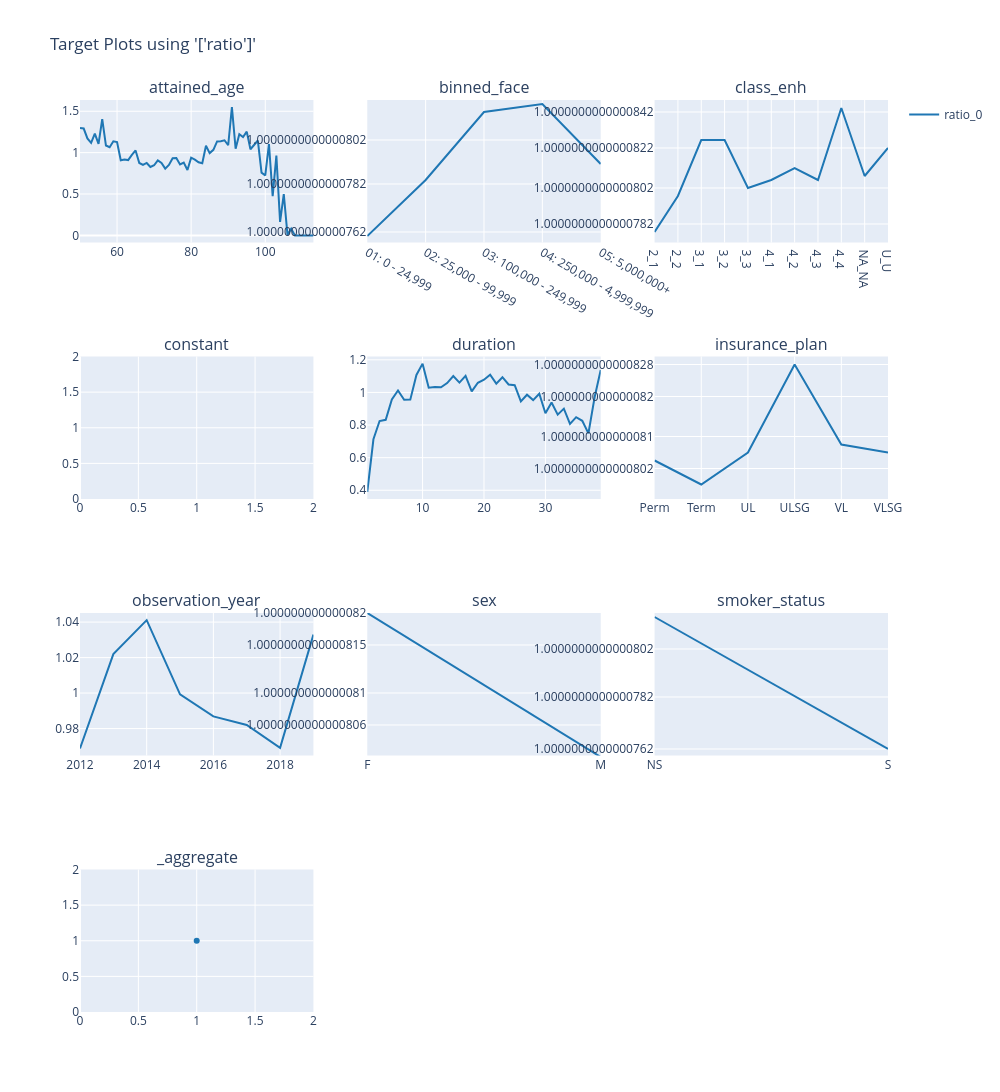

The notebook cell saved with this chart:
### Code cell
charters.target(
    df=model_data.loc[X_train.index],
    target="ratio",
    cols=3,
    features=model_features,
    numerator=["death_claim_amount"],
    denominator=["exp_amt_glm"],
).show()

### Figure 1 — Plotly figure (JSON) as saved in the notebook; plotly's stock layout.template omitted (floating-point values rounded to 4 significant figures)
{"data": [{"line": {"color": "#1F77B4"}, "mode": "lines", "name": "ratio_0", "showlegend": true, "type": "scatter", "x": [50, 51, 52, 53, 54, 55, 56, 57, 58, 59, 60, 61, 62, 63, 64, 65, 66, 67, 68, 69, 70, 71, 72, 73, 74, 75, 76, 77, 78, 79, 80, 81, 82, 83, 84, 85, 86, 87, 88, 89, 90, 91, 92, 93, 94, 95, 96, 97, 98, 99, 100, 101, 102, 103, 104, 105, 106, 107, 108, 109, 110, 111, 112, 113], "xaxis": "x", "y": [1.297, 1.291, 1.171, 1.118, 1.23, 1.106, 1.404, 1.086, 1.065, 1.137, 1.128, 0.9076, 0.9175, 0.9104, 0.973, 1.026, 0.8751, 0.8513, 0.8754, 0.8267, 0.8472, 0.9058, 0.8754, 0.8065, 0.8506, 0.9317, 0.9345, 0.8567, 0.8807, 0.791, 0.9384, 0.9159, 0.8831, 0.871, 1.082, 0.9945, 1.034, 1.136, 1.138, 1.149, 1.089, 1.55, 1.047, 1.223, 1.188, 1.254, 1.041, 1.093, 1.146, 0.7587, 0.7242, 1.103, 0.4734, 0.9646, 0.1632, 0.4981, 0.005952, 0.07937, 0.0, 0.0, 0.0, 0.0, 0.0, 0.0], "yaxis": "y"}, {"line": {"color": "#1F77B4"}, "mode": "lines", "name": "ratio_0", "showlegend": false, "type": "scatter", "x": ["01: 0 - 24,999", "02: 25,000 - 99,999", "03: 100,000 - 249,999", "04: 250,000 - 4,999,999", "05: 5,000,000+"], "xaxis": "x2", "y": [1.0, 1.0, 1.0, 1.0, 1.0], "yaxis": "y2"}, {"line": {"color": "#1F77B4"}, "mode": "lines", "name": "ratio_0", "showlegend": false, "type": "scatter", "x": ["2_1", "2_2", "3_1", "3_2", "3_3", "4_1", "4_2", "4_3", "4_4", "NA_NA", "U_U"], "xaxis": "x3", "y": [1.0, 1.0, 1.0, 1.0, 1.0, 1.0, 1.0, 1.0, 1.0, 1.0, 1.0], "yaxis": "y3"}, {"line": {"color": "#1F77B4"}, "mode": "lines", "name": "ratio_0", "showlegend": false, "type": "scatter", "x": [1], "xaxis": "x4", "y": [1.0], "yaxis": "y4"}, {"line": {"color": "#1F77B4"}, "mode": "lines", "name": "ratio_0", "showlegend": false, "type": "scatter", "x": [1, 2, 3, 4, 5, 6, 7, 8, 9, 10, 11, 12, 13, 14, 15, 16, 17, 18, 19, 20, 21, 22, 23, 24, 25, 26, 27, 28, 29, 30, 31, 32, 33, 34, 35, 36, 37, 38, 39], "xaxis": "x5", "y": [0.3901, 0.7128, 0.8245, 0.832, 0.957, 1.012, 0.955, 0.9558, 1.107, 1.177, 1.029, 1.034, 1.032, 1.057, 1.101, 1.06, 1.101, 1.006, 1.059, 1.078, 1.109, 1.054, 1.093, 1.049, 1.044, 0.9452, 0.9858, 0.9531, 0.992, 0.8722, 0.9379, 0.8637, 0.9005, 0.8065, 0.8483, 0.8261, 0.7487, 0.9686, 1.138], "yaxis": "y5"}, {"line": {"color": "#1F77B4"}, "mode": "lines", "name": "ratio_0", "showlegend": false, "type": "scatter", "x": ["Perm", "Term", "UL", "ULSG", "VL", "VLSG"], "xaxis": "x6", "y": [1.0, 1.0, 1.0, 1.0, 1.0, 1.0], "yaxis": "y6"}, {"line": {"color": "#1F77B4"}, "mode": "lines", "name": "ratio_0", "showlegend": false, "type": "scatter", "x": [2012, 2013, 2014, 2015, 2016, 2017, 2018, 2019], "xaxis": "x7", "y": [0.9688, 1.022, 1.041, 0.9993, 0.9868, 0.982, 0.9691, 1.033], "yaxis": "y7"}, {"line": {"color": "#1F77B4"}, "mode": "lines", "name": "ratio_0", "showlegend": false, "type": "scatter", "x": ["F", "M"], "xaxis": "x8", "y": [1.0, 1.0], "yaxis": "y8"}, {"line": {"color": "#1F77B4"}, "mode": "lines", "name": "ratio_0", "showlegend": false, "type": "scatter", "x": ["NS", "S"], "xaxis": "x9", "y": [1.0, 1.0], "yaxis": "y9"}, {"line": {"color": "#1F77B4"}, "mode": "markers", "name": "ratio_0", "showlegend": false, "type": "scatter", "x": [1], "xaxis": "x10", "y": [1.0], "yaxis": "y10"}], "layout": {"annotations": [{"font": {"size": 16}, "showarrow": false, "text": "attained_age", "x": 0.1444, "xanchor": "center", "xref": "paper", "y": 1, "yanchor": "bottom", "yref": "paper"}, {"font": {"size": 16}, "showarrow": false, "text": "binned_face", "x": 0.5, "xanchor": "center", "xref": "paper", "y": 1, "yanchor": "bottom", "yref": "paper"}, {"font": {"size": 16}, "showarrow": false, "text": "class_enh", "x": 0.8556, "xanchor": "center", "xref": "paper", "y": 1, "yanchor": "bottom", "yref": "paper"}, {"font": {"size": 16}, "showarrow": false, "text": "constant", "x": 0.1444, "xanchor": "center", "xref": "paper", "y": 0.7188, "yanchor": "bottom", "yref": "paper"}, {"font": {"size": 16}, "showarrow": false, "text": "duration", "x": 0.5, "xanchor": "center", "xref": "paper", "y": 0.7188, "yanchor": "bottom", "yref": "paper"}, {"font": {"size": 16}, "showarrow": false, "text": "insurance_plan", "x": 0.8556, "xanchor": "center", "xref": "paper", "y": 0.7188, "yanchor": "bottom", "yref": "paper"}, {"font": {"size": 16}, "showarrow": false, "text": "observation_year", "x": 0.1444, "xanchor": "center", "xref": "paper", "y": 0.4375, "yanchor": "bottom", "yref": "paper"}, {"font": {"size": 16}, "showarrow": false, "text": "sex", "x": 0.5, "xanchor": "center", "xref": "paper", "y": 0.4375, "yanchor": "bottom", "yref": "paper"}, {"font": {"size": 16}, "showarrow": false, "text": "smoker_status", "x": 0.8556, "xanchor": "center", "xref": "paper", "y": 0.4375, "yanchor": "bottom", "yref": "paper"}, {"font": {"size": 16}, "showarrow": false, "text": "_aggregate", "x": 0.1444, "xanchor": "center", "xref": "paper", "y": 0.1562, "yanchor": "bottom", "yref": "paper"}], "height": 1600, "legend": {"orientation": "v", "x": 1.02, "xanchor": "left", "y": 1, "yanchor": "top"}, "title": {"text": "Target Plots using '['ratio']'"}, "width": 1000, "xaxis": {"anchor": "y", "domain": [0, 0.2889]}, "xaxis10": {"anchor": "y10", "domain": [0, 0.2889]}, "xaxis11": {"anchor": "y11", "domain": [0.3556, 0.6444]}, "xaxis12": {"anchor": "y12", "domain": [0.7111, 1]}, "xaxis2": {"anchor": "y2", "domain": [0.3556, 0.6444]}, "xaxis3": {"anchor": "y3", "domain": [0.7111, 1]}, "xaxis4": {"anchor": "y4", "domain": [0, 0.2889]}, "xaxis5": {"anchor": "y5", "domain": [0.3556, 0.6444]}, "xaxis6": {"anchor": "y6", "domain": [0.7111, 1]}, "xaxis7": {"anchor": "y7", "domain": [0, 0.2889]}, "xaxis8": {"anchor": "y8", "domain": [0.3556, 0.6444]}, "xaxis9": {"anchor": "y9", "domain": [0.7111, 1]}, "yaxis": {"anchor": "x", "domain": [0.8438, 1]}, "yaxis10": {"anchor": "x10", "domain": [0, 0.1562]}, "yaxis11": {"anchor": "x11", "domain": [0, 0.1562]}, "yaxis12": {"anchor": "x12", "domain": [0, 0.1562]}, "yaxis2": {"anchor": "x2", "domain": [0.8438, 1]}, "yaxis3": {"anchor": "x3", "domain": [0.8438, 1]}, "yaxis4": {"anchor": "x4", "domain": [0.5625, 0.7188]}, "yaxis5": {"anchor": "x5", "domain": [0.5625, 0.7188]}, "yaxis6": {"anchor": "x6", "domain": [0.5625, 0.7188]}, "yaxis7": {"anchor": "x7", "domain": [0.2812, 0.4375]}, "yaxis8": {"anchor": "x8", "domain": [0.2812, 0.4375]}, "yaxis9": {"anchor": "x9", "domain": [0.2812, 0.4375]}}}
